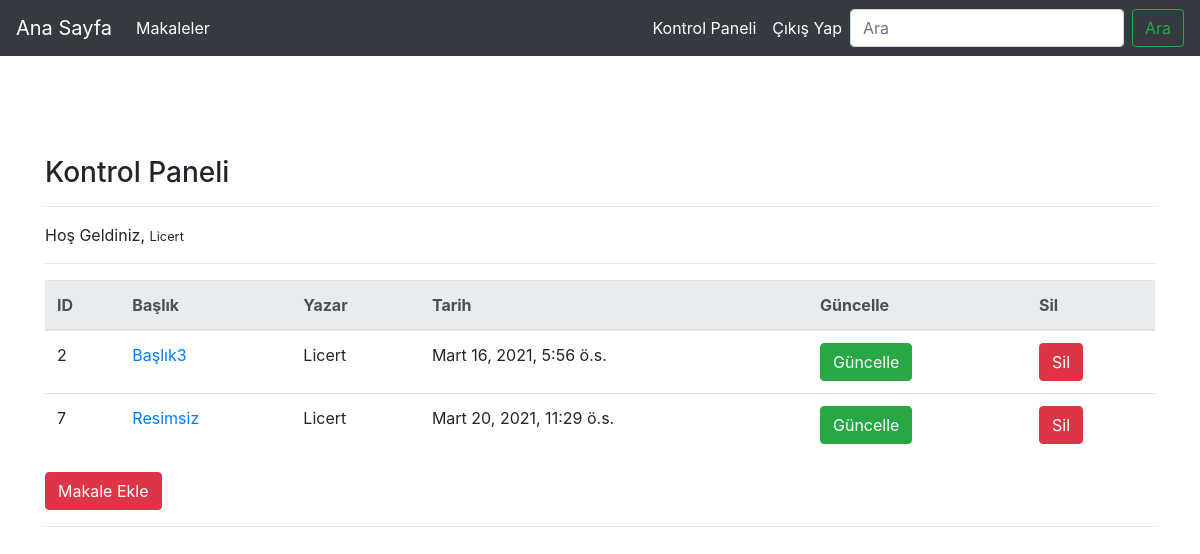
Page /article/dashboard/ (signed in) on the committed database.
### article/models.py (models this page shows, shortened)
class Article(models.Model):
    author = models.ForeignKey("auth.User",on_delete=models.CASCADE,verbose_name="Yazar")
    title= models.CharField(max_length=50,verbose_name="Başlık")
    content = RichTextField()
    created_date= models.DateTimeField(auto_now_add=True,verbose_name="Oluşturma Tarihi")
    article_image = models.FileField(blank=True, null=True,verbose_name="Makaleye Fotoğraf Ekleyin")

### article/views.py (the view)
# urls.py: path('dashboard/',views.dashboard,name="dashboard"),
@login_required(login_url="user:login")
def dashboard(request):
    articles= Article.objects.filter(author = request.user)
    context = {
        "articles": articles
    }
    return render(request,"dashboard.html",context)

### templates/dashboard.html
{% extends "layout.html" %}
{% block body %}
<h3>Kontrol Paneli</h3>
<hr>
<p>Hoş Geldiniz, <small>{{request.user.username}}</small></p>
<hr>
{% if articles %}
<table class="table">
    <thead class="thead-light">
      <tr>
        <th>ID</th>
        <th>Başlık</th>
        <th>Yazar</th>
        <th>Tarih</th>
        <th>Güncelle</th>
        <th>Sil</th>
      </tr>
    </thead>
    <tbody>
        {% for article in articles %}
        <tr>
            <td>{{article.id}}</td>
            <td><a href="/article/{{article.id}}">{{article.title}}</a></td>
            <td>{{article.author}}</td>
            <td>{{article.created_date}}</td>
            <td><a class="btn btn-success" href="/article/update/{{article.id}}">Güncelle</a></td>
            <td><a class="btn btn-danger" href="/article/delete/{{article.id}}">Sil</a></td>
          </tr>
        {% endfor %}
    </tbody>
  </table>
{% else %}
<div class="alert alert-danger">Henüz bir makaleniz bulunmuyor!</div>
{% endif %}
<a class="btn btn-danger" href="/article/addarticle">Makale Ekle</a>
<hr>
{% endblock body %}

### rows in the picture
Article: id "2", title "Başlık3", author "Licert", created_date "Mart 16, 2021, 5:56 ö.s."
Article: id "7", title "Resimsiz", author "Licert", created_date "Mart 20, 2021, 11:29 ö.s."

### other values in the picture
{{ request.user.username }} "Licert"
